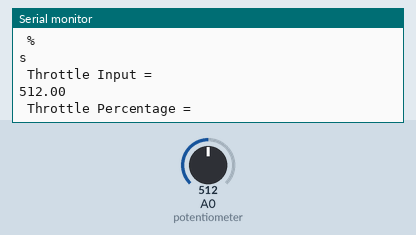
A sketch run on a simulated Arduino Uno, built with avr-gcc and run on an emulated ATmega328P. Parts: the last lines printed to the serial monitor. The test bench sets the inputs (shaded band); at power-on: A0 (potentiometer) = 512.

Above: at 1.2 s.
1.3 s: A0 (potentiometer) set to 716
At 1.58 s:
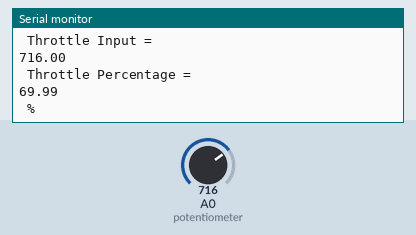
2.8 s: A0 (potentiometer) set to 900
At 2.89 s:
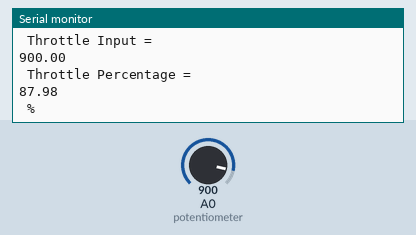
Timing chart, 0 to 5.8 s (numbered marks = the images above; inputs shaded):
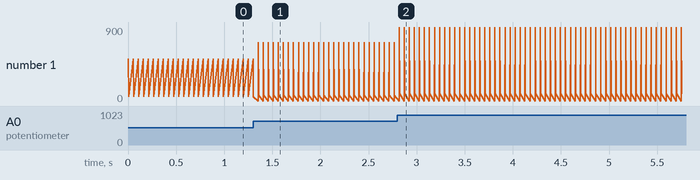

Measured:
- after the input at 1.3 s, the serial monitor: prints a new line after 0.05 s (image 1)
- after the input at 2.8 s, the serial monitor: prints a new line at once (image 2)
- plotted number 1: 50.05 → 69.99 after the input at 1.3 s, 69.99 → 87.98 after the input at 2.8 s

The sketch:

PotentiometerToStringConversionRev1.1.ino
```cpp
//*** 28-11-2018 - PROGRAMME WORKING - MOTOR SPEED DEPENDS ON POTENTIOMETER INPUT. ***
// UPDATED TO WORK ON SOFT SERIAL PINS SO I CAN STILL USE SERIAL MONITOR FOR DIAGNOSTICS
#include <Arduino.h> //Include additional Arduino Libraries.
#include <SoftwareSerial.h> //Include software serial library for shield.

SoftwareSerial mySerial(2, 3); // RX, TX, Create a softwareSerial port on pins 2 and 3.

float ThrottleInput;  // Variable to store raw input from Potentiometer.
float ThrottlePercent;  //Variable to store throttle %.
String ThrottleString; //Variable to store the string to control motor speed.
////////////////////////////////////////////////////////////////////////////////////////
void setup() {

Serial.begin(115200); //Baud rate between computer and Arduino.
mySerial.begin(115200); //Baud rate between Arduino and Controller.
mySerial.println("s"); //Initialise the controller to accept serial command strings.
Serial.println("s"); //Show in monitor for diagnostics.

}
////////////////////////////////////////////////////////////////////////////////////////
void loop() {

ThrottleInput = analogRead(A0); //Value from potentiometer placed into "ThrottleInput".
ThrottlePercent = ((ThrottleInput / 1023.00) * 100.00); //Throttle value converted to %.

//These two lines are only sent to the controller when the switch on the shield
//is set to hardware serial. ***MAKE PRINTLN???***
Serial.println("s"); //Ensure controller is in Serial Mode
mySerial.println("s");

if (ThrottlePercent < 2.00) {
  //Serial.println("s");
  mySerial.println("0"); //Turn the motor off when switched to software pins.
  Serial.println("0"); //Turn the motor off when the shield is looking at hardware pins.
}
if (ThrottlePercent > 5.00 && ThrottlePercent <= 10.00) {
  //Serial.println("s");
  mySerial.println("1f"); //Turn the motor at 10% when switched to software pins.
  Serial.println("0"); //Turn the motor off when the shield is looking at hardware pins.
}
if (ThrottlePercent > 12.00 && ThrottlePercent <= 20.00) {
  //Serial.println("s");
  mySerial.println("2f"); //Turn the motor at 20% when switched to software pins.
  Serial.println("0"); //Turn the motor off when the shield is looking at hardware pins.
}
if (ThrottlePercent > 22.00 && ThrottlePercent <= 30.00) {
  //Serial.println("s");
  mySerial.println("3f"); //Turn the motor at 20% when switched to software pins.
  Serial.println("0"); //Turn the motor off when the shield is looking at hardware pins.
}
if (ThrottlePercent > 32.00 && ThrottlePercent <= 40.00) {
  //Serial.println("s");
  mySerial.println("4f"); //Turn the motor at 20% when switched to software pins.
  Serial.println("0"); //Turn the motor off when the shield is looking at hardware pins.
}
if (ThrottlePercent > 42.00 && ThrottlePercent <= 50.00) {
  //Serial.println("s");
  mySerial.println("5f"); //Turn the motor at 20% when switched to software pins.
  Serial.println("0"); //Turn the motor off when the shield is looking at hardware pins.
}
if (ThrottlePercent > 52.00 && ThrottlePercent <= 60.00) {
  //Serial.println("s");
  mySerial.println("6f"); //Turn the motor at 20% when switched to software pins.
  Serial.println("0"); //Turn the motor off when the shield is looking at hardware pins.
}
if (ThrottlePercent > 62.00 && ThrottlePercent <= 70.00) {
  //Serial.println("s");
  mySerial.println("7f"); //Turn the motor at 20% when switched to software pins.
  Serial.println("0"); //Turn the motor off when the shield is looking at hardware pins.
}
if (ThrottlePercent > 72.00 && ThrottlePercent <= 80.00) {
  //Serial.println("s");
  mySerial.println("8f"); //Turn the motor at 20% when switched to software pins.
  Serial.println("0"); //Turn the motor off when the shield is looking at hardware pins.
}
if (ThrottlePercent > 82.00 && ThrottlePercent <= 90.00) {
  //Serial.println("s");
  mySerial.println("9f"); //Turn the motor at 20% when switched to software pins.
  Serial.println("0"); //Turn the motor off when the shield is looking at hardware pins.
}
if (ThrottlePercent > 92.00 && ThrottlePercent <= 100.00) {
  //Serial.println("s");
  mySerial.println("mf"); //Turn the motor at 20% when switched to software pins.
  Serial.println("0"); //Turn the motor off when the shield is looking at hardware pins.
}
//Print values to the serial monitor for diagnostics.
Serial.println(" Throttle Input = ");
Serial.println(ThrottleInput);
Serial.println(" Throttle Percentage = ");
Serial.println(ThrottlePercent);
Serial.println(" % ");
delay(50);  //Delay for stability.

}
```
